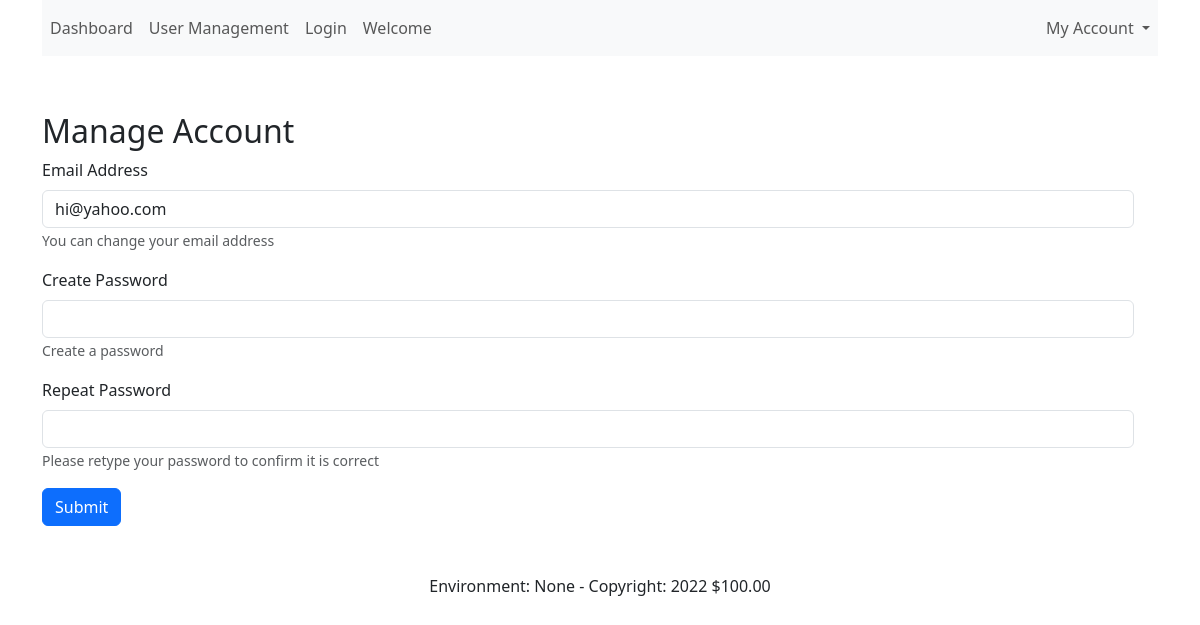
Before: /account (signed in) with the older database file.
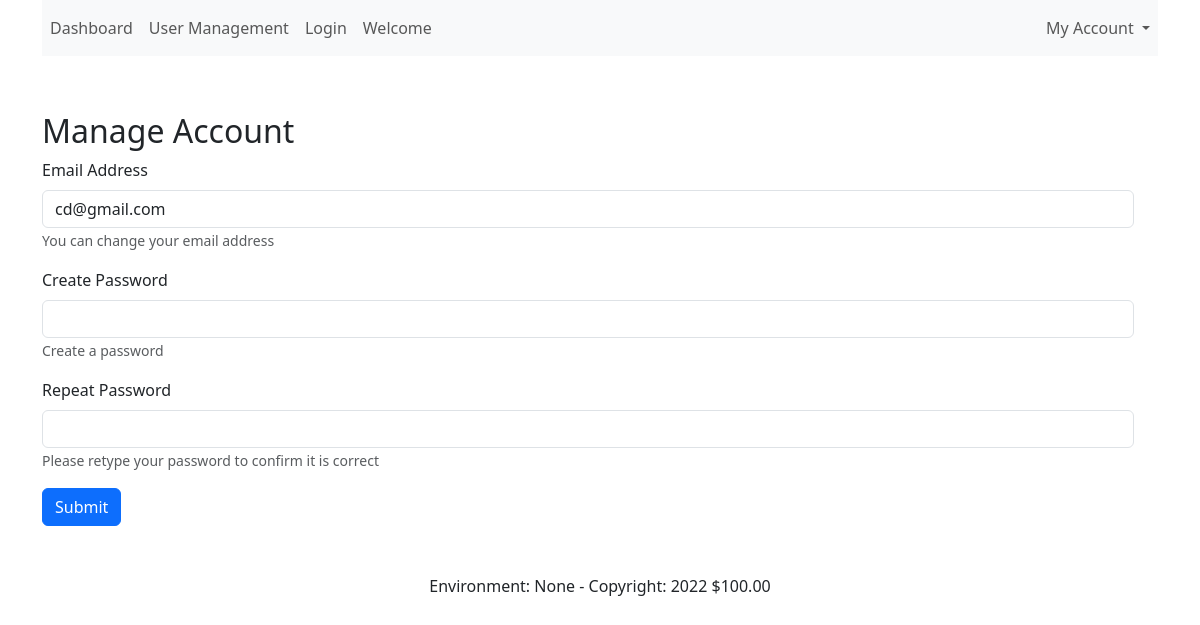
After: the same page with the newer database file.
### app/db/models/__init__.py (models this page shows, shortened)
class User(UserMixin, db.Model):
    __tablename__ = 'users'
    __table_args__ = {'extend_existing': True}
    id = db.Column(db.Integer, primary_key=True)
    email = db.Column(db.String(120), unique=True, nullable=False)
    password = db.Column(db.String(300), nullable=False, unique=True)
    about = db.Column(db.String(300), nullable=True, unique=False)
    authenticated = db.Column(db.Boolean, default=False)
    registered_on = db.Column('registered_on', db.DateTime)
    active = db.Column('is_active', db.Boolean(), nullable=False, server_default='1')
    is_admin = db.Column('is_admin', db.Boolean(), nullable=False, server_default='0')
    songs = db.relationship("Song", back_populates="user", cascade="all, delete", lazy=True)
    def is_active(self):
        return True
    def get_id(self):
        return self.id

### app/auth/__init__.py (the view, shortened to what this page needs)
@auth.route('/account', methods=['POST', 'GET'])
def edit_account():
    user = User.query.get(current_user.get_id())
    form = security_form(obj=user)
    return render_template('manage_account.html', form=form)

### app/auth/forms/__init__.py
class security_form(FlaskForm):
    email = EmailField('Email Address', [
        validators.DataRequired(),
    ], description="You can change your email address")
    password = PasswordField('Create Password', [
        validators.DataRequired(),
        validators.EqualTo('confirm', message='Passwords must match'),
    ], description="Create a password ")
    confirm = PasswordField('Repeat Password', description="Please retype your password to confirm it is correct")
    submit = SubmitField()

class login_form(FlaskForm):
    email = EmailField('Email Address', [
        validators.DataRequired(),
    ])
    password = PasswordField('Password', [
        validators.DataRequired(),
        validators.length(min=6, max=35)
    ])
    submit = SubmitField()

### app/__init__.py (called while the page is built)
@login_manager.user_loader
def user_loader(user_id):
    try:
        return User.query.get(int(user_id))
    except:
        return None

### app/logging_config/__init__.py (called while the page is built)
@log_con.before_app_request
def before_request_logging():
    current_app.logger.info("Before Request")
    log = logging.getLogger("myApp")
    log.info("My App Logger")

### app/auth/templates/manage_account.html
{% extends "base.html" %}
{% block content %}
    {% from 'bootstrap5/form.html' import render_form, render_field, render_form_row %}
    <div class="row">
         <div class="mx-auto">
             <h2>Manage Account</h2>
             {{ render_form(form) }}
         </div>
    </div>
{% endblock %}

Changed rows visible on the page:
changed User: email "hi@yahoo.com" → "cd@gmail.com"
